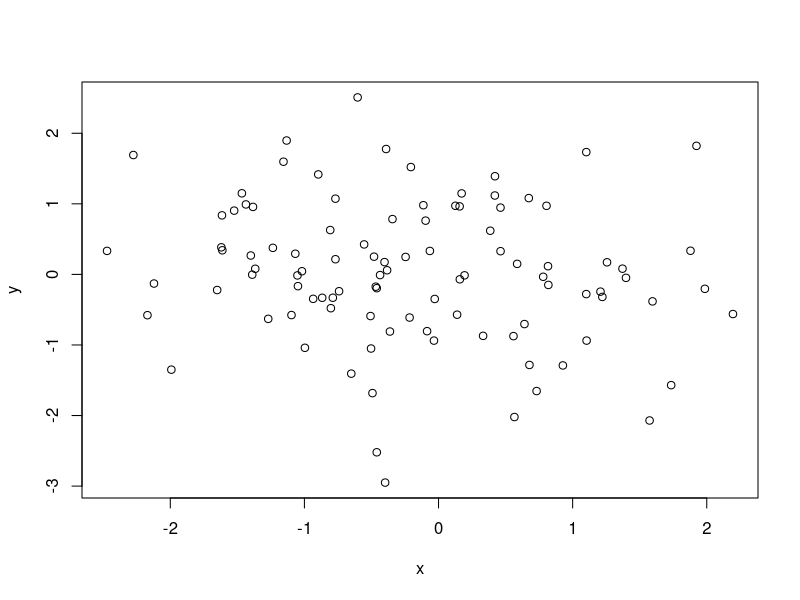

This figure's R source:
## ---- chunk 1
x <- rnorm(100)
y <- rnorm(100)
plot(x,y)
## ---- chunk 2
summary(x)
## ---- chunk 3
x <- rnorm(100)
